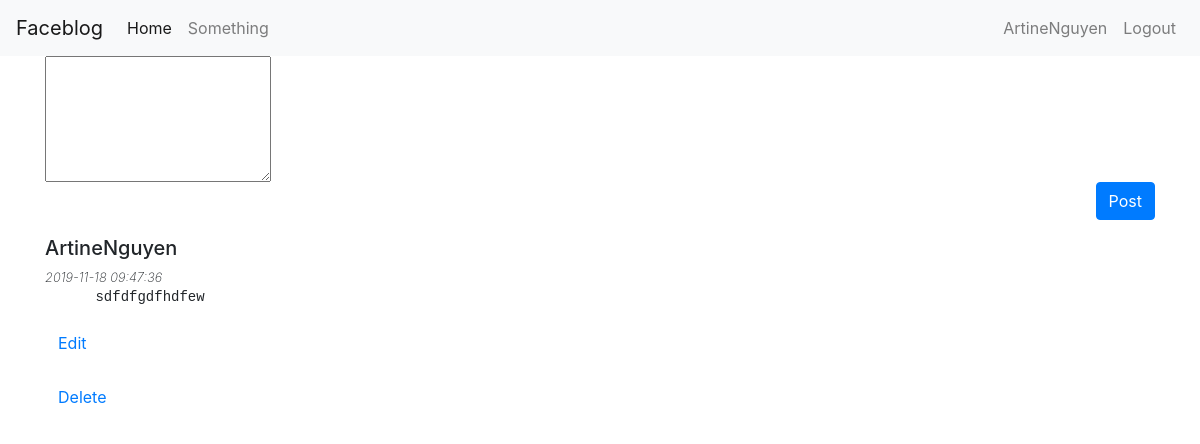
Page / (signed in) on the earlier database version.
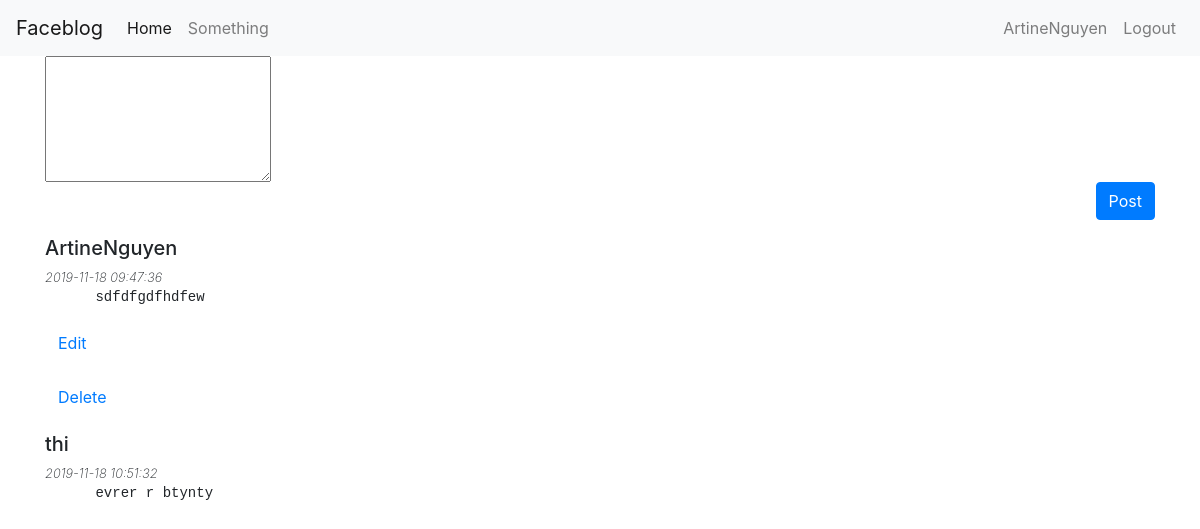
Same page on the later database version.
### app.py (models this page shows, shortened)
class User(UserMixin, db.Model):
    __tablename__ = 'users'
    id = db.Column(db.Integer, primary_key=True)
    name = db.Column(db.String(20), nullable=False, unique=True)
    email = db.Column(db.String(50), nullable=False, unique=True)
    password = db.Column(db.String(255), nullable=False)

class Post(db.Model):
    __tablename__ = 'posts'
    id = db.Column(db.Integer, primary_key=True)
    body = db.Column(db.String, nullable=False)
    user_id = db.Column(db.Integer, nullable=False)
    created_at = db.Column(db.DateTime, server_default=db.func.now())
    updated_at = db.Column(
        db.DateTime, server_default=db.func.now(), server_onupdate=db.func.now())

### app.py (the view)
@app.route('/')
@login_required
def root():
    posts = Post.query.all()
    for post in posts:
        post.author = User.query.filter_by(id=post.user_id).first()
    return render_template('views/index.html', posts=posts)

### app.py (called while the page is built)
@login_manager.user_loader
def load_user(id):
    return User.query.get(id)

### templates/views/index.html (shortened to what this page needs)
{% extends 'base.html' %}
{% block content %}
<div class='container'>
  <div class='create-post-div'>
    <form method='POST' class='create-post-form' action="{{url_for('create_post')}}">
      <textarea class='create-post-input' name='body' rows="5" autofocus
        value="what's on your mind, {{ current_user.name}}?">
      </textarea>
      <div style="width:100%; display:flex; justify-content:flex-end ">
        <button class='btn btn-primary' type='submit'>Post</button>
      </div>
    </form>
  </div>
  <div class='posts-container'>
    {% for post in posts %}
    <div class='single-post-container'>
      <h5 class="post-owner">{{post.author.name}}</h5>
      <small style="font-style: italic; font-weight: 200;">{{post.created_at}}</small>
      <pre>{{post.body | safe}}</pre>
      <div class='single-post-footer'>
        {% if post.author.id == current_user.id %}
        <form method="POST" action="{{url_for('single_post', id=post.id, action='edit')}}">
          <button class='btn btn-link'>Edit</button>
        </form>
        <form method="POST" action="{{url_for('single_post', id=post.id, action='delete')}}">
            <button class='btn btn-link'>Delete</button>
        </form>
        {% endif %}
      </div>
    </div>
    {% endfor %}
  </div>
</div> {% endblock %}

### templates/base.html (shortened to what this page needs)
<html lang="en">
<head>
  <link rel="stylesheet" href="https://maxcdn.bootstrapcdn.com/bootstrap/4.0.0/css/bootstrap.min.css">
  <link rel="stylesheet" href="static/styles.css">
</head>
<body>
  {% include 'navbar.html' %}
  {% block content %}
  {% endblock %}
</body>
</html>

### templates/navbar.html (shortened to what this page needs)
<nav class="navbar navbar-expand-lg navbar-light bg-light">
  <a class="navbar-brand" href="#">Faceblog</a>
  <div class="collapse navbar-collapse" id="navbarSupportedContent">
    <ul class="navbar-nav mr-auto">
      <li class="nav-item active">
        <a class="nav-link" href="#">Home <span class="sr-only">(current)</span></a>
      </li>
      <li class="nav-item">
        <a class="nav-link" href="/something">Something</a>
      </li>
    </ul>
  </div>
  <ul class="navbar-nav mr-auto">
    {% if current_user.is_authenticated %}
    <li class="nav-item">
      <a class="nav-link" href="/">{{ current_user.name}}</a>
    </li>
    <li class="nav-item">
      <a class="nav-link" href="{{url_for("logout")}}">Logout</a>
    </li>
    {% endif %}
  </ul>
</nav>

Differences in the rows shown:
added Post: author.name "thi", created_at "2019-11-18 10:51:32", body "evrer r btynty"
